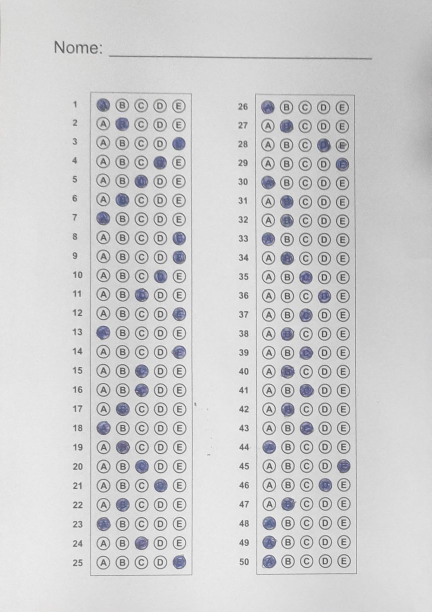
#> input picture codigo/imagens/img01.JPG, 863 x 1224 px (shown at 1/2 size)
$ python -i processamento.py   (imports and definitions only)
#> lines starting #> are read from the running program, lines starting #| are printed output that depends on the picture; after the words box and inside, x2 and y2 are one past the last pixel; in counts of white or black regions, pixels touching at a corner belong together
### codigo/preprocessamento.py


#########################################################
#  ARQUIVO COM O CODIGO DE PRE PROCESSAMENTO DA IMAGEM  #
#########################################################

import cv2
import numpy as np


def preProcessamento(imagem):

    # tranforma a imagem em escala de cinza
    img_gray = cv2.cvtColor(imagem, cv2.COLOR_BGR2GRAY)

    # aplica gaussian blur para reduzir ruido
    img_blur = cv2.GaussianBlur(img_gray, (5, 5), 1)

    # detecao de contorno com algoritmo de Canny
    img_canny = cv2.Canny(img_blur, 10, 50)

    return img_canny

### codigo/processamento.py
#########################################################
#  ARQUIVO COM O CODIGO DE PROCESSAMENTO DAS QUESTOES   #
#########################################################

import cv2
import numpy as np
import preprocessamento as pre
import processamento as proc

# reordena os pontos dos vertices em ordem crescente do contorno


# [192 lines left out: functions ordenaPontosVertice, localizaRetangulos, localizaVertices, divideBlocoPorQuestao, processaQuestoes, processaRetantagulo and 1 more, not called in this run]

>>> import cv2
>>> picture = cv2.imread('imagens/img01.JPG')
#> picture is the input picture: shape (1224, 863, 3); mean B, G, R 207.6, 207, 206.9
>>> result = geraVetorResposta(picture)
#> in preProcessamento, `img_canny = cv2.Canny(img_blur, 10, 50)`:
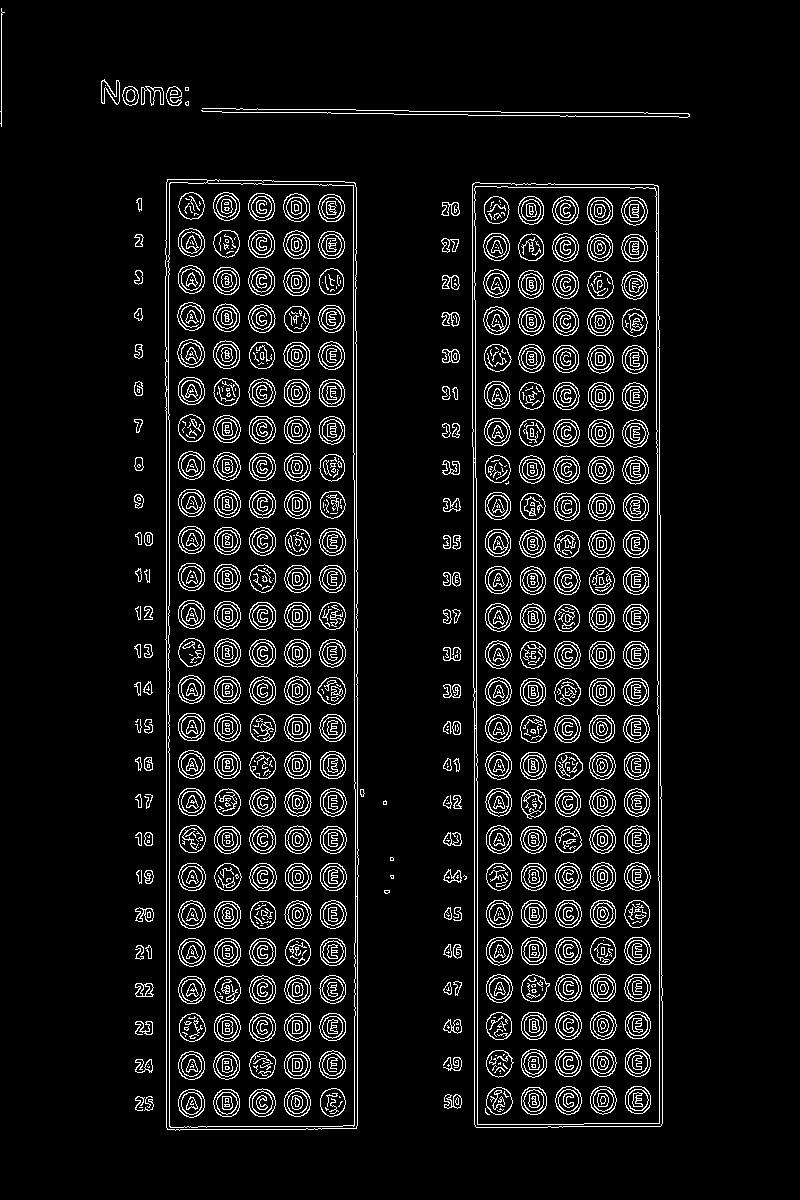
#> img_canny: shape (1200, 800); 7.6% white in thin lines or dots, all inside (x1, y1, x2, y2) = (0, 8, 690, 1131)
#> in geraVetorResposta, `contornos, hierarquia = cv2.findContours( imagem_processada, cv2.RETR_..`: contornos = 2241 contours, 710 with area under 20; largest, box (x1, y1, x2, y2) and area: (165, 179, 359, 1131) 180854, (472, 182, 663, 1128) 176114, (168, 182, 356, 1128) 174491, (474, 186, 660, 1125) 169912, (474, 272, 663, 1128) 3918
#> the loop in localizaRetangulos, `for i in contornos:` made 2241 passes
#> after the loop in localizaRetangulos, `for i in contornos:`: retangulo = 7 contours; box (x1, y1, x2, y2) and area: (165, 179, 359, 1131) 180854, (472, 182, 663, 1128) 176114, (168, 182, 356, 1128) 174491, (474, 186, 660, 1125) 169912, (207, 179, 359, 897) 2370, (165, 179, 208, 362) 670, (165, 361, 169, 390) 76
#> in geraVetorResposta, `retangulos = proc.localizaRetangulos(contornos)`: retangulos has the same summary as retangulo in localizaRetangulos
#> in localizaVertices, `perimetro = cv2.arcLength(cont, True)`: perimetro = 2308.5
#> in localizaVertices, `linha = cv2.approxPolyDP(cont, 0.02 * perimetro, True)`: linha = [[167, 179], [166, 1127], [356, 1128], [356, 187]]
#> in geraVetorResposta, `retangulo_direito = localizaVertices(retangulos[1])`: retangulo_direito = [[475, 182], [474, 1124], [660, 1126], [658, 186]]
#> in ordenaPontosVertice, `pontos = pontos.reshape((4, 2))`: pontos = [[167, 179], [166, 1127], [356, 1128], [356, 187]]
#> in ordenaPontosVertice, `soma = pontos.sum(1)`: soma = [346, 1293, 1484, 543]
#> in ordenaPontosVertice, `subtracao = np.diff(pontos, axis=1)`: subtracao = [12, 961, 772, -169]
#> in processaRetantagulo, `retangulo = proc.ordenaPontosVertice(retangulo)`: retangulo = [[167, 179], [356, 187], [166, 1127], [356, 1128]]
#> in processaRetantagulo, `matriz = cv2.getPerspectiveTransform(pt1, pt2)`: matriz = [[4.18, 0.00441, -698.5], [-0.0536, 1.27, -217.6], [-3.91e-05, 5.51e-06, 1]]
#> in processaRetantagulo, `retangulo_thresh = cv2.threshold( retangulo_warp_gray, 150, 255, cv2.T..`:
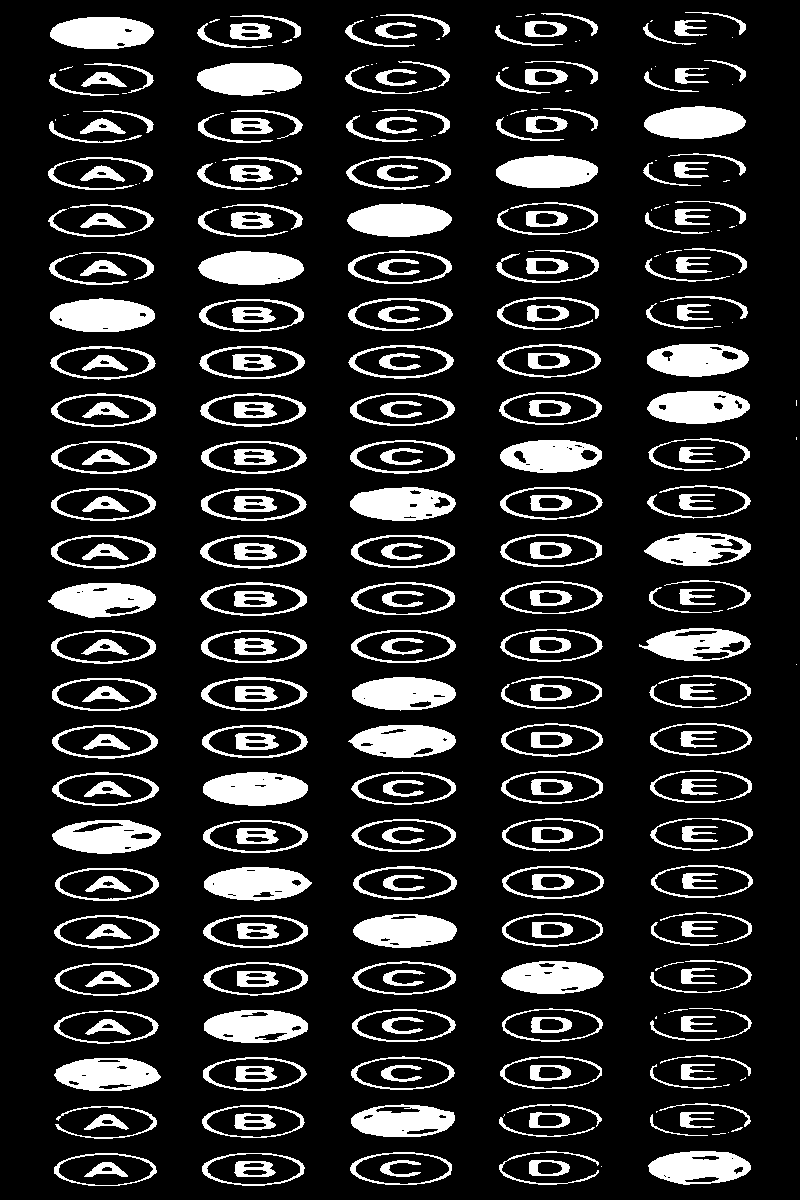
#> retangulo_thresh: shape (1200, 800); 16.3% white; 322 white regions (66 under 20 px), largest, box (x1, y1, x2, y2) and area: (198, 251, 304, 285) 2795, (203, 772, 308, 806) 2758, (50, 298, 155, 332) 2748
#> in divideBlocoPorQuestao, `linhas = np.vsplit(imagem, 25)`: linhas = 25 items
#> the loop in divideBlocoPorQuestao, `for l in linhas:` made 25 passes
#> after the loop in divideBlocoPorQuestao, `for l in linhas:`: questoes = 125 items
#> call 2 of processaRetantagulo, with retangulo = array of shape (4, 1, 2), largura = 800, altura = 1200
#> in processaRetantagulo (call 2), `retangulo = proc.ordenaPontosVertice(retangulo)`: retangulo = [[475, 182], [658, 186], [474, 1124], [660, 1126]]
#> in processaRetantagulo (call 2), `matriz = cv2.getPerspectiveTransform(pt1, pt2)`: matriz = [[4.35, 0.00462, -2067.4], [-0.0282, 1.29, -221.6], [-1.21e-05, 1.74e-05, 1]]
#> in processaRetantagulo (call 2), `retangulo_warp_gray = cv2.cvtColor( retangulo_warp, cv2.COLOR_BGR2GRAY)`:
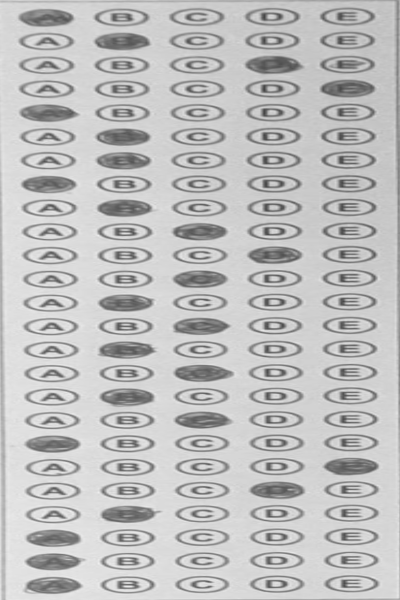
#> retangulo_warp_gray: shape (1200, 800) (shown at 1/2 size); min 59, max 245, mean 190.3
#> in processaRetantagulo (call 2), `retangulo_thresh = cv2.threshold( retangulo_warp_gray, 150, 255, cv2.T..`:
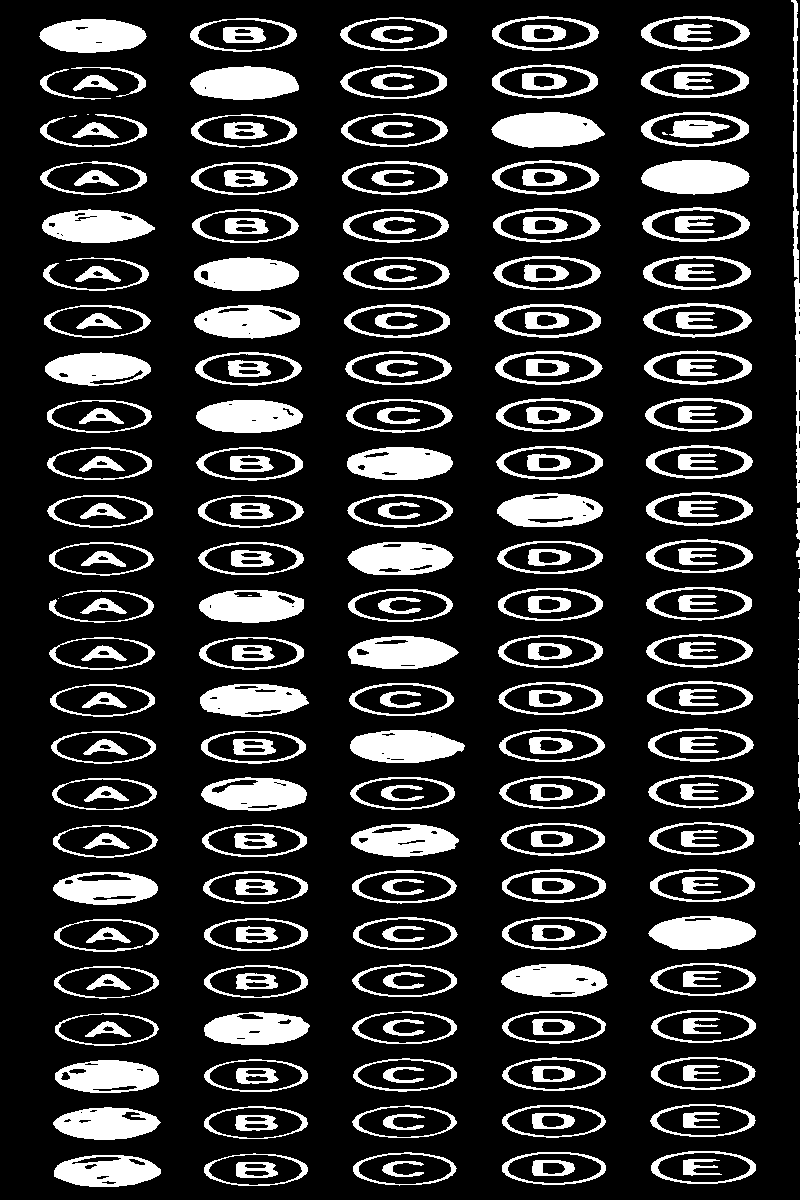
#> retangulo_thresh: shape (1200, 800); 18.6% white; 241 white regions (11 under 20 px), largest, box (x1, y1, x2, y2) and area: (491, 112, 605, 148) 3059, (641, 160, 750, 195) 2954, (190, 66, 299, 100) 2870
#> the loop in divideBlocoPorQuestao (call 2), `for l in linhas:` made 25 passes
#> in geraVetorResposta, `questoes_direito = processaRetantagulo( retangulo_direito, imagem, lar..`: questoes_direito = 125 items
#> the loop in processaQuestoes, `for questao in retangulo:` made 125 passes
#> after the loop in processaQuestoes, `for questao in retangulo:`: coluna = 0; linha = 25; pixels = 25 rows, first 6: [2612, 1008, 791, 770, 614], [883, 2737, 777, 785, 577], [832, 1034, 815, 793, 2587], [929, 1077, 947, 2641, 695], [904, 1075, 2730, 875, 724], [951, 2795, 944, 915, 757]
#> the loop in processaQuestoes, `for x in range(0, 25):` made 25 passes
#> after the loop in processaQuestoes, `for x in range(0, 25):`: respostas = 25 values, max 4 at index 2, min 0 at index 0, mean 2
#> in processaQuestoes (call 2), `pixels = np.zeros((25, 5))`: pixels = 25 rows, first 6: [0, 0, 0, 0, 0], [0, 0, 0, 0, 0], [0, 0, 0, 0, 0], [0, 0, 0, 0, 0], [0, 0, 0, 0, 0], [0, 0, 0, 0, 0]
#> the loop in processaQuestoes (call 2), `for questao in retangulo:` made 125 passes
#| Respostas: [0, 1, 4, 3, 2, 1, 0, 4, 4, 3, 2, 4, 0, 4, 2, 2, 1, 0, 1, 2, 3, 1, 0, 2, 4, 0, 1, 3, 4, 0, 1, 1, 0, 1, 2, 3, 2, 1, 2, 1, 2, 1, 2, 0, 4, 3, 1, 0, 0, 0]

$ run again, on codigo/imagens/img03.JPG
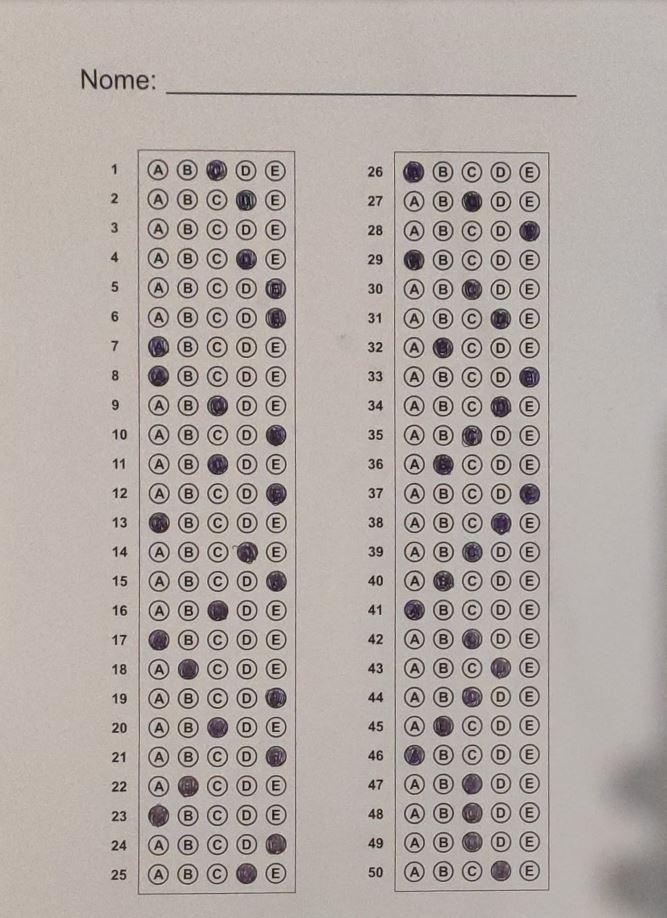
#> input picture codigo/imagens/img03.JPG, 667 x 918 px
#> picture is the input picture: shape (918, 667, 3); mean B, G, R 165.1, 170, 178.1
#> in preProcessamento, `img_canny = cv2.Canny(img_blur, 10, 50)`:
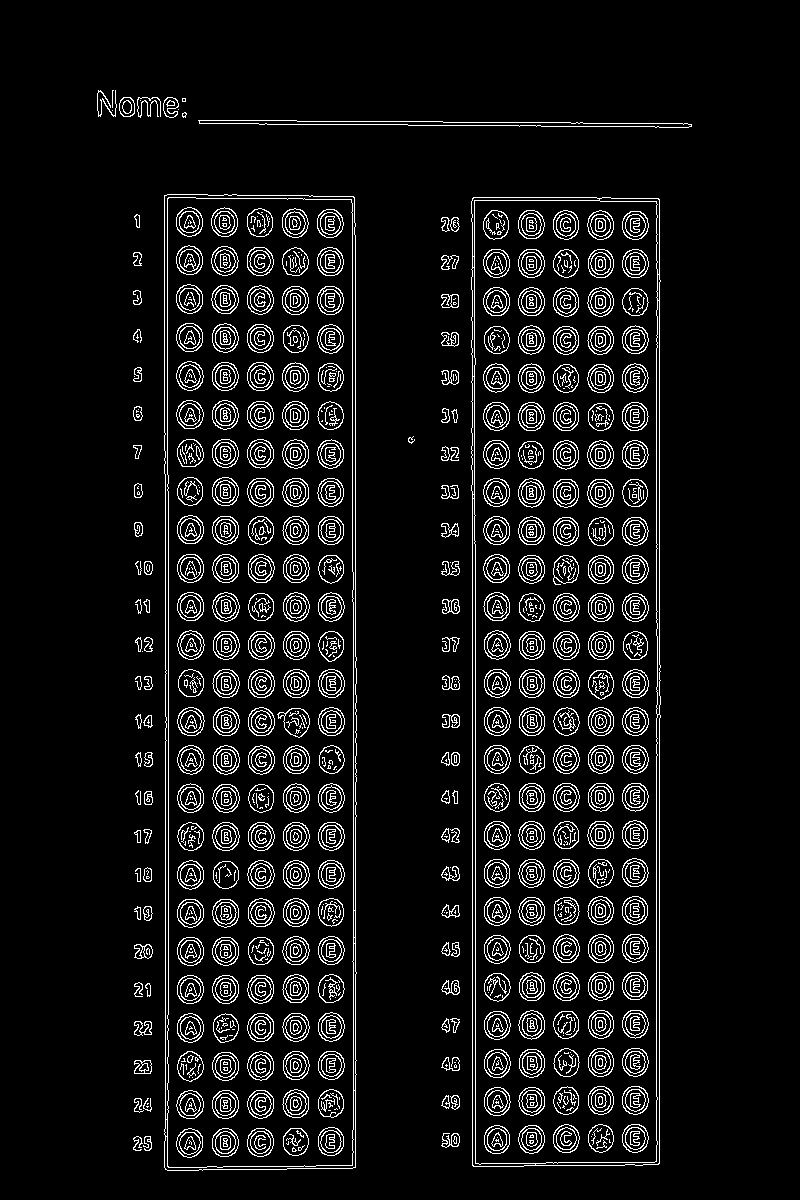
#> img_canny: shape (1200, 800); 7.7% white in thin lines or dots, all inside (x1, y1, x2, y2) = (97, 90, 692, 1171)
#> contornos = 2261 contours, 731 with area under 20; largest, box (x1, y1, x2, y2) and area: (164, 194, 357, 1171) 185364, (471, 197, 661, 1167) 181078, (167, 197, 354, 1168) 179010, (474, 200, 658, 1165) 174637, (164, 194, 357, 1120) 5146
#> the loop in localizaRetangulos, `for i in contornos:` made 2261 passes
#> after the loop in localizaRetangulos, `for i in contornos:`: retangulo = 9 contours; largest, box (x1, y1, x2, y2) and area: (164, 194, 357, 1171) 185364, (471, 197, 661, 1167) 181078, (167, 197, 354, 1168) 179010, (474, 200, 658, 1165) 174637, (472, 498, 536, 1167) 2123
#> retangulos has the same summary as retangulo in localizaRetangulos
#> in localizaVertices, `perimetro = cv2.arcLength(cont, True)`: perimetro = 2354.7
#> in localizaVertices, `linha = cv2.approxPolyDP(cont, 0.02 * perimetro, True)`: linha = [[167, 194], [164, 1167], [352, 1168], [354, 197]]
#> retangulo_direito = [[473, 197], [472, 1165], [658, 1164], [659, 199]]
#> pontos = [[167, 194], [164, 1167], [352, 1168], [354, 197]]
#> soma = [361, 1331, 1520, 551]
#> subtracao = [27, 1003, 816, -157]
#> in processaRetantagulo, `retangulo = proc.ordenaPontosVertice(retangulo)`: retangulo = [[167, 194], [354, 197], [164, 1167], [352, 1168]]
#> matriz = [[4.27, 0.0132, -714.9], [-0.0199, 1.24, -237], [-1.11e-05, 5.43e-06, 1]]
#> retangulo_thresh: shape (1200, 800); 27.8% white; 235 white regions (5 under 20 px), largest, box (x1, y1, x2, y2) and area: (0, 233, 14, 1200) 6489, (0, 0, 800, 459) 3776, (480, 633, 616, 670) 3261
#> linhas = 25 items
#> the loop in divideBlocoPorQuestao, `for l in linhas:` made 25 passes
#> after the loop in divideBlocoPorQuestao, `for l in linhas:`: questoes = 125 items
#> in processaRetantagulo (call 2), `retangulo = proc.ordenaPontosVertice(retangulo)`: retangulo = [[473, 197], [659, 199], [472, 1165], [658, 1164]]
#> matriz = [[4.25, 0.00439, -2013.1], [-0.0132, 1.23, -236], [-1.65e-05, -3.42e-08, 1]]
#> in processaRetantagulo (call 2), `retangulo_thresh = cv2.threshold( retangulo_warp_gray, 150, 255, cv2.T..`:
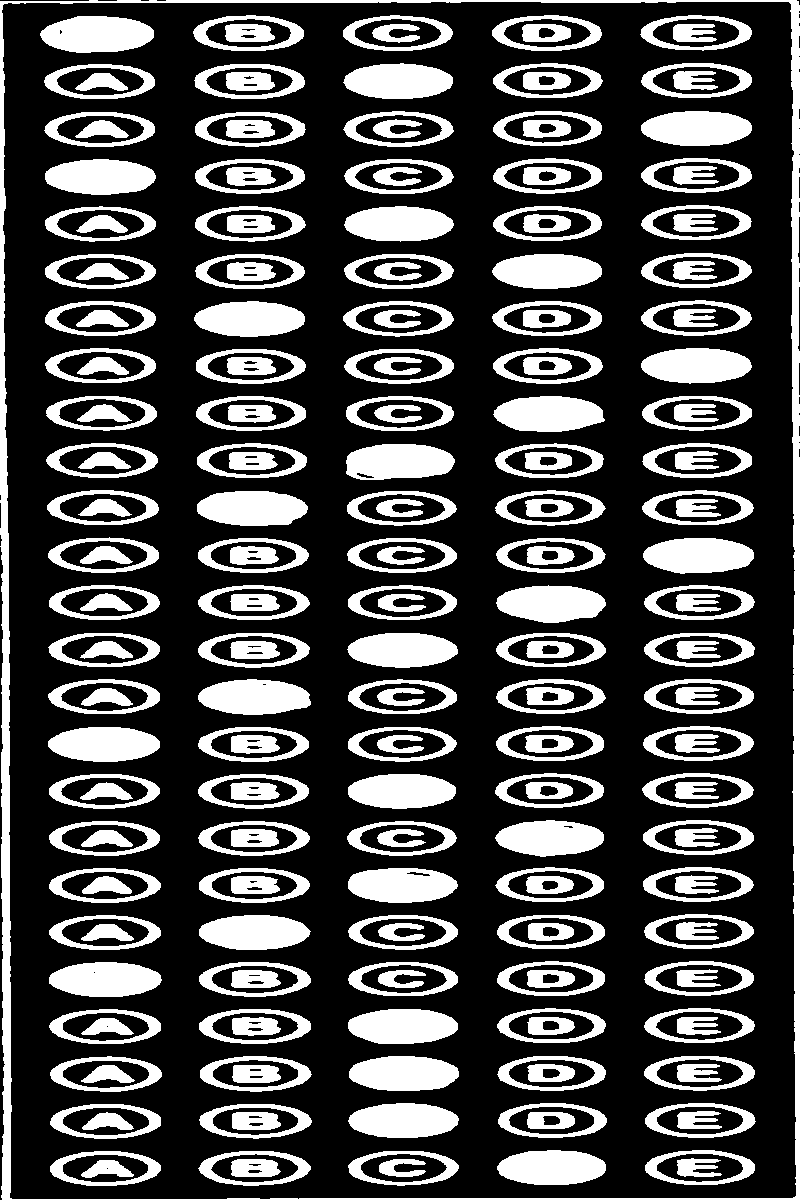
#> retangulo_thresh: shape (1200, 800); 29.2% white; 226 white regions, largest, box (x1, y1, x2, y2) and area: (0, 0, 800, 1200) 19415, (40, 16, 154, 53) 3310, (346, 444, 455, 480) 3206
#> the loop in divideBlocoPorQuestao (call 2), `for l in linhas:` made 25 passes
#> questoes_direito = 125 items
#> the loop in processaQuestoes, `for questao in retangulo:` made 125 passes
#> after the loop in processaQuestoes, `for questao in retangulo:`: coluna = 0; linha = 25; pixels = 25 rows, first 6: [2030, 2226, 3335, 2187, 2478], [1876, 2009, 1824, 3124, 2088], [1816, 1955, 1738, 1838, 2005], [1836, 1970, 1775, 3102, 2014], [1819, 1942, 1738, 1883, 3275], [1850, 1924, 1736, 1825, 3207]
#> the loop in processaQuestoes, `for x in range(0, 25):` made 25 passes
#> after the loop in processaQuestoes, `for x in range(0, 25):`: respostas = 25 values, max 4 at index 4, min -1 at index 2, mean 2.2
#> in processaQuestoes (call 2), `pixels = np.zeros((25, 5))`: pixels = 25 rows, first 6: [0, 0, 0, 0, 0], [0, 0, 0, 0, 0], [0, 0, 0, 0, 0], [0, 0, 0, 0, 0], [0, 0, 0, 0, 0], [0, 0, 0, 0, 0]
#> the loop in processaQuestoes (call 2), `for questao in retangulo:` made 125 passes
#| Respostas: [2, 3, -1, 3, 4, 4, 0, 0, 2, 4, 2, 4, 0, 3, 4, 2, 0, 1, 4, 2, 4, 1, 0, 4, 3, 0, 2, 4, 0, 2, 3, 1, 4, 3, 2, 1, 4, 3, 2, 1, 0, 2, 3, 2, 1, 0, 2, 2, 2, 3]
